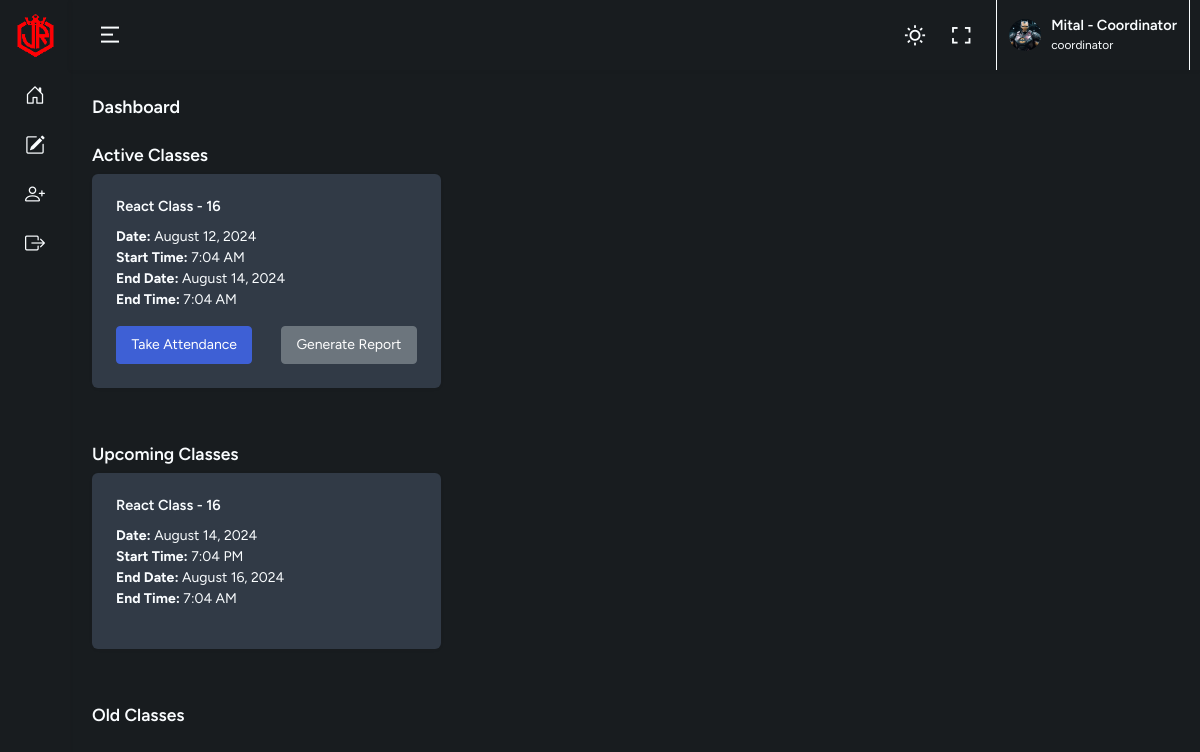
/coordinator_dashboard.php (signed in), run on the app's committed database.
### tables this page shows
CREATE TABLE `class_assignments` (
  `id` int(11) NOT NULL,
  `class_id` int(11) NOT NULL,
  `instructor_id` int(11) DEFAULT NULL,
  `resource_id` int(11) DEFAULT NULL,
  `coordinator_id` int(11) DEFAULT NULL,
  `assigned_at` timestamp NOT NULL DEFAULT current_timestamp(),
  `start_time` datetime NOT NULL,
  `end_time` datetime NOT NULL
);

CREATE TABLE `classes` (
  `id` int(11) NOT NULL,
  `batch_id` int(11) NOT NULL,
  `class_name` varchar(255) NOT NULL,
  `start_time` datetime NOT NULL,
  `end_time` datetime NOT NULL,
  `created_at` timestamp NOT NULL DEFAULT current_timestamp(),
  `updated_at` timestamp NOT NULL DEFAULT current_timestamp() ON UPDATE current_timestamp()
);

### coordinator_dashboard.php (the view, shortened to what this page needs)
<?php
include('config.php');
$instructor_id = $_SESSION['user_id'];
$now = new DateTime();
$query = "SELECT ca.id, c.class_name, ca.start_time, ca.end_time
          FROM class_assignments ca
          JOIN classes c ON ca.class_id = c.id
          WHERE ca.coordinator_id = ?";
$stmt = $conn->prepare($query);
$stmt->bind_param("i", $instructor_id);
$stmt->execute();
$result = $stmt->get_result();
$classes = $result->fetch_all(MYSQLI_ASSOC);
$activeClasses = [];
$upcomingClasses = [];
$oldClasses = [];
foreach ($classes as $class) {
    $classStartTime = new DateTime($class['start_time']);
    $classEndTime = new DateTime($class['end_time']);
    if ($classEndTime < $now) {
        $oldClasses[] = $class;
    } elseif ($classStartTime <= $now && $classEndTime >= $now) {
        $activeClasses[] = $class;
    } elseif ($classStartTime > $now) {
        $upcomingClasses[] = $class;
    }
}
?>
<!DOCTYPE html>
<html lang="en" data-bs-theme="dark">
<head>
    <link href="assets/css/app.min.css" rel="stylesheet" type="text/css" id="app-style" />
    <link href="assets/css/icons.min.css" rel="stylesheet" type="text/css" />
</head>
<body>
    <div class="wrapper">
        <?php require './layouts/topbar.php'; ?>
        <?php require './layouts/sidebar.php'; ?>
        <div class="content-page">
            <div class="content">
                <div class="container-fluid">
                    <div class="row">
                        <div class="col-12">
                            <div class="page-title-box">
                                <h4 class="page-title">Dashboard</h4>
                            </div>
                        </div>
                    </div>
                    <div class="row">
                        <div class="col-12">
                            <h4>Active Classes</h4>
                        </div>
                        <?php foreach ($activeClasses as $class): ?>
                        <div class="col-md-4 mb-4">
                            <div class="card">
                                <div class="card-body">
                                    <h5 class="card-title"><?php echo htmlspecialchars($class['class_name']); ?></h5>
                                    <p class="card-text">
                                        <strong>Date:</strong>
                                        <?php echo htmlspecialchars(date('F j, Y', strtotime($class['start_time']))); ?><br>
                                        <strong>Start Time:</strong>
                                        <?php echo htmlspecialchars(date('g:i A', strtotime($class['start_time']))); ?><br>
                                        <strong>End Date:</strong>
                                        <?php echo htmlspecialchars(date('F j, Y', strtotime($class['end_time']))); ?><br>
                                        <strong>End Time:</strong>
                                        <?php echo htmlspecialchars(date('g:i A', strtotime($class['end_time']))); ?>
                                    </p>
                                    <div class="d-flex justify-content-between">
                                        <a href="take_attendance2.php?class_id=<?php echo urlencode($class['id']); ?>"
                                            class="btn btn-primary">Take Attendance</a>
                                        <a href="generate_report2.php?class_id=<?php echo urlencode($class['id']); ?>"
                                            class="btn btn-secondary">Generate Report</a>
                                    </div>
                                </div>
                            </div>
                        </div>
                        <?php endforeach; ?>
                    </div>
                    <div class="row">
                        <div class="col-12">
                            <h4>Upcoming Classes</h4>
                        </div>
                        <?php foreach ($upcomingClasses as $class): ?>
                        <div class="col-md-4 mb-4">
                            <div class="card">
                                <div class="card-body">
                                    <h5 class="card-title"><?php echo htmlspecialchars($class['class_name']); ?></h5>
                                    <p class="card-text">
                                        <strong>Date:</strong>
                                        <?php echo htmlspecialchars(date('F j, Y', strtotime($class['start_time']))); ?><br>
                                        <strong>Start Time:</strong>
                                        <?php echo htmlspecialchars(date('g:i A', strtotime($class['start_time']))); ?><br>
                                        <strong>End Date:</strong>
                                        <?php echo htmlspecialchars(date('F j, Y', strtotime($class['end_time']))); ?><br>
                                        <strong>End Time:</strong>
                                        <?php echo htmlspecialchars(date('g:i A', strtotime($class['end_time']))); ?>
                                    </p>
                                </div>
                            </div>
                        </div>
                        <?php endforeach; ?>
                    </div>
                    <div class="row">
                        <div class="col-12">
                            <h4>Old Classes</h4>
                        </div>
                    </div>
                </div>
            </div>
        </div>
    </div>
</body>
</html>

### data on the page
class_assignments: class.class_name "React Class - 16", start_time "August 12, 2024", start_time "7:04 AM", end_time "August 14, 2024", end_time "7:04 AM"
class_assignments: class.class_name "React Class - 16", start_time "August 14, 2024", start_time "7:04 PM", end_time "August 16, 2024", end_time "7:04 AM"

### other printed values
$_SESSION['name'] "Mital - Coordinator"
$_SESSION['role'] "coordinator"
